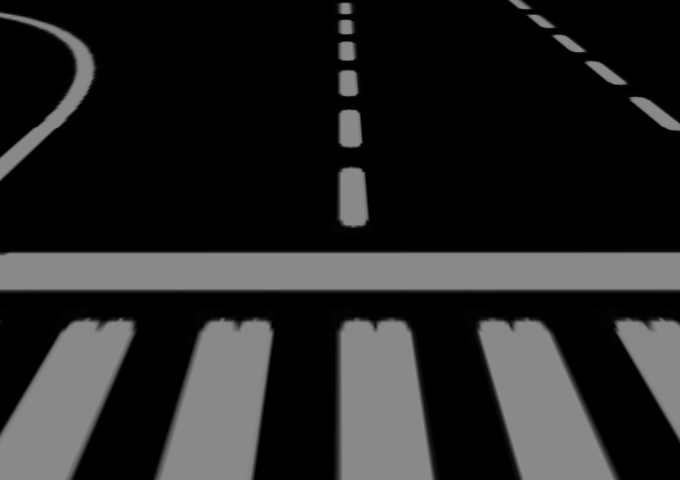
#> input picture ipm/scripts/images/image2.png, 680 x 480 px
$ python ipm-no-results.py   (older library calls are emulated)
#> lines starting #> are read from the running program, lines starting #| are printed output that depends on the picture
# -*- coding: utf-8 -*-
import numpy as np
import cv2

class IPM(object):
    """
    Inverse perspective mapping to a bird-eye view. Assume pin-hole camera model.
    There are detailed explanation of every step in the comments, and variable names in the code follow these conventions:
    `_c` for camera coordinates
    `_w` for world coordinates
    `uv` for perspective transformed uv 2d coordinates (the input image)
    """
    def __init__(self, camera_info, ipm_info):
        self.camera_info = camera_info
        self.ipm_info = ipm_info

        ## Construct matrices T, R, K
        self.T = np.eye(4)
        self.T[2, 3] = -camera_info.camera_height # 4x4 translation matrix in 3d space (3d homo coordinate)
        _cy = np.cos(camera_info.yaw   * np.pi / 180.)
        _sy = np.sin(camera_info.yaw   * np.pi / 180.)
        _cp = np.cos(camera_info.pitch * np.pi / 180.)
        _sp = np.sin(camera_info.pitch * np.pi / 180.)
        tyaw = np.array([[_cy, 0, -_sy],
                         [0, 1, 0],
                         [_sy, 0, _cy]])
        tyaw_inv = np.array([[_cy, 0, _sy],
                             [0, 1, 0],
                             [-_sy, 0, _cy]])
        tpitch = np.array([[1, 0, 0],
                           [0, _cp, -_sp],
                           [0, _sp, _cp]])
        tpitch_inv = np.array([[1, 0, 0],
                               [0, _cp, _sp],
                               [0, -_sp, _cp]])
        self.R = np.dot(tyaw, tpitch) # 3x3 Rotation matrix in 3d space
        self.R_inv = np.dot(tpitch_inv, tyaw_inv)
        self.K = np.array([[camera_info.f_x, 0, camera_info.u_x],
                           [0, camera_info.f_y, camera_info.u_y],
                           [0, 0, 1]]).astype(np.float) # 3x3 intrinsic perspective projection matrix

        ## The ground plane z=0 in the world coordinates, transform to a plane `np.dot(self.normal_c, point) = self.const_c` in the camera coordinates.
        # This is used to find (x,y,z)_c according to (u,v). See method `uv2xy` for detail.
        self.normal_c = np.dot(self.R, np.array([0,0,1])[:, None]) # normal of ground plane equation in camera coordinates
        self.const_c = np.dot(self.normal_c.T,
                              np.dot(self.R,
                                     np.dot(self.T, np.array([0,0,0,1])[:, None])[:3])) # constant of ground plane equation in camera coordinates

        ## Get the limit to be converted on the uv map (must below vanishing point)
        # To calculate (u,v) of the vanishing point on the uv map of delta vector v=[0,1,0] in the world coordinates
        # homo coordinates of a vector will be v_4 = [0, 1, 0, 0], mapping this vector to camera coordinate:
        # vc_3 = np.dot(R_4, np.dot(T_4, v_4))[:3] = np.dot(R, v), the 2d homo coordinate of the vanishing point will be at
        # lim_{\lambda -> \infty} np.dot(K, lambda * vc_3) = np.dot(K, vc_3)

        # lane_vec_c = np.dot(self.R, np.array([0,1,0])[:, None]) # lane vector in camera coordinates
        # lane_vec_homo_uv = np.dot(self.K, lane_vec) # lane vector on uv map (2d homo coordinate)
        lane_vec_homo_uv = np.dot(self.K, np.dot(self.R, np.array([0,1,0])[:, None])) # lane vector on uv map (2d homo coordinate)
        vp = self.vp = lane_vec_homo_uv[:2] / lane_vec_homo_uv[2] # coordinates of the vanishing point of lanes on uv map

        # UGLY: This is an ugly op to ensure the converted area do not goes beyond the vanishing point, as the camera intrinsic/extrinsic parameters are not accurate in my case.
        ipm_top = self.ipm_top = max(ipm_info.top, vp[1]+ipm_info.input_height/15)
        uv_limits = self.uv_limits = np.array([[ipm_info.left, ipm_top],
                              [ipm_info.right, ipm_top],
                              [vp[0], ipm_top],
                              [vp[0], ipm_info.bottom]]).T # the limits of the area on the uv map to be IPM-converted

        ## The x,y limit in the world coordinates is used to calculate xy_grid, and then the corresponding uv_grid
        self.xy_limits = self.uv2xy(uv_limits)
        xmin, xmax = min(self.xy_limits[0]), max(self.xy_limits[0])
        ymin, ymax = min(self.xy_limits[1]), max(self.xy_limits[1])
        stepx = (xmax - xmin) / ipm_info.out_width  # x to output pixel ratio
        stepy = (ymax - ymin) / ipm_info.out_height # y to output pixel ratio

        # xy_grid: what x,y coordinates in world coordinates will be stored in every output image pixel
        self.xy_grid = np.array([[(xmin + stepx * (0.5 + j), ymax - stepy * (0.5 + i)) for j in range(ipm_info.out_width)]
                                 for i in range(ipm_info.out_height)]).reshape(-1, 2).T
        # uv_grid: what u,v coordiantes on the uv map will be stored in every output image pixel
        self.uv_grid = self.xy2uv(self.xy_grid).astype(int)
        self.uv_grid = self.uv_grid * ((self.uv_grid[0] > ipm_info.left) * (self.uv_grid[0] < ipm_info.right) *\
                                       (self.uv_grid[1] > ipm_top) * (self.uv_grid[1] < ipm_info.bottom))
        self.uv_grid = tuple(self.uv_grid.reshape(2, ipm_info.out_height, ipm_info.out_width))
        self.uv_grid = (self.uv_grid[1], self.uv_grid[0])

    def xy2uv(self, xys): # all points have z=0 (ground plane): w (u,v,1) = KRT (x,y,z)_w
        xyzs = np.vstack((xys, -self.camera_info.camera_height * np.ones(xys.shape[1]))) # (x,y,z) after translation
        xyzs_c = np.dot(self.K, np.dot(self.R, xyzs)) # w(u,v,1) (2d homo)
        return xyzs_c[:2] / xyzs_c[2]

    def uv2xy(self, uvs): # all points have z=0 (ground plane): find (x,y,z)_c first, then x_w, y_w = (R^-1 (x,y,z)_c)[:2]
        uvs = (uvs - np.array([self.camera_info.u_x, self.camera_info.u_y])[:, None]) /\
              np.array([self.camera_info.f_x, self.camera_info.f_y])[:, None] # converted using camara intrinsic parameters
        uvs = np.vstack((uvs, np.ones(uvs.shape[1])))
        xyz_c = (self.const_c / np.dot(self.normal_c.T, uvs)) * uvs # solve the equation, get (x,y,z) on the ground plane in camera coordinates
        xy_w = np.dot(self.R_inv, xyz_c)[:2, :] # (x, y) on the ground plane in the world coordinates
        return xy_w

    def __call__(self, img):
        return self.ipm(img)

    def ipm(self, img):
        out_img = np.zeros((self.ipm_info.out_height, self.ipm_info.out_width))
        out_img[...] = img[self.uv_grid]
        return out_img

    def reverse_ipm(self, img, shape=None):
        if shape is None:
            shape = img.shape
        out_img = np.zeros(shape)
        out_img[self.uv_grid] = img
        return out_img

class _DictObjHolder(object):
    def __init__(self, dct):
        self.dct = dct

    def __getattr__(self, name):
        return self.dct[name]

if __name__ == "__main__":
    import os
    import sys

    import matplotlib
    matplotlib.use("Agg")
    import matplotlib.pyplot as plt


    camera_info = _DictObjHolder({
        "f_x": 309/5*8,         # focal length x
        "f_y": 344/5*8,          # focal length y

        "u_x": 320,             # optical center x
        "u_y": 240,             # optical center y
        "camera_height": 547,  # camera height in `mm`
        "pitch": 34.4,            # rotation degree around x
        "yaw": 0                # rotation degree around y
    })
    ipm_info = _DictObjHolder({
        "input_width": 640,
        "input_height": 480,
        "out_width": 640,
        "out_height": 480,
        "left": 40,
        "right": 600,
        "top": 190,
        "bottom": 400
    })

    path = 'images/image2.png'
    #img = caffe.io.load_image(path)
    img = cv2.imread(path)
#> img is the input picture: shape (480, 680, 3); min 0, max 137, mean 38
    #img = caffe.io.resize(img, (480, 640))
    img = cv2.resize(img,(480,640))
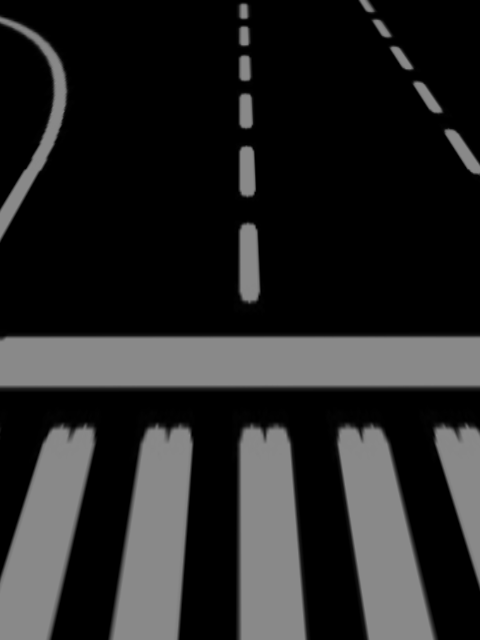
#> img: shape (640, 480, 3); min 0, max 137, mean 37.9


    if len(img.shape) == 3:
       img = np.dot(img, [0.299, 0.587, 0.114])
#> img: shape (640, 480) float64


    ipm = IPM(camera_info, ipm_info)
#> (the run stopped early here; a loop or call above may not have finished)

$ run again, with ipm/scripts/images/image1.png copied over ipm/scripts/images/image2.png
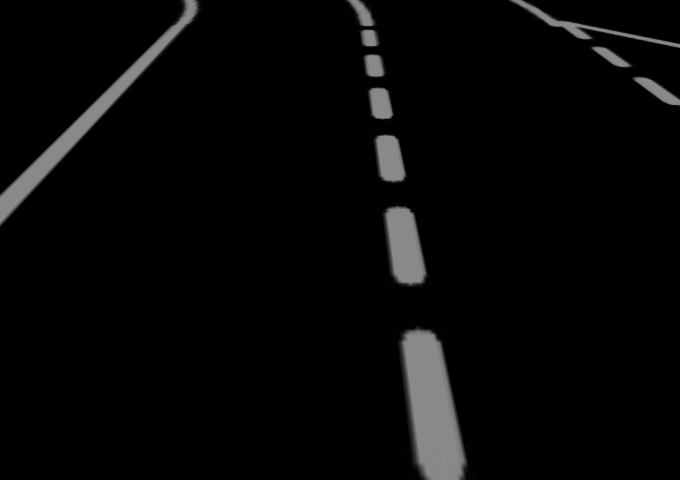
#> input picture ipm/scripts/images/image1.png, 680 x 480 px
#> img is the input picture: shape (480, 680, 3); min 0, max 137, mean 7.2
#> `img = cv2.resize(img,(480,640))`:
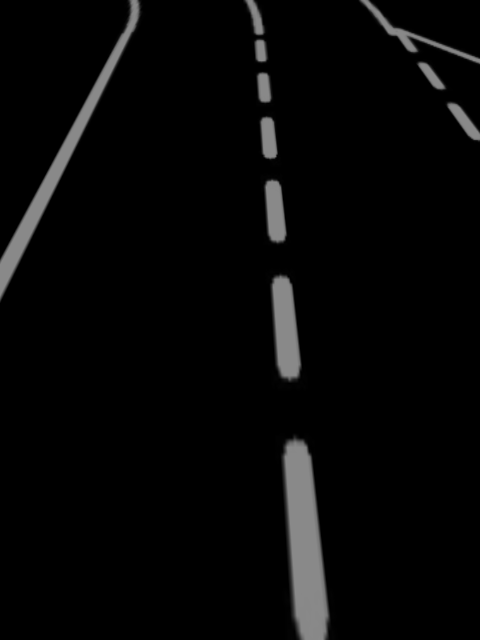
#> img: shape (640, 480, 3); min 0, max 137, mean 7.2

$ run again, with ipm/scripts/images/saved_image.jpg saved as ipm/scripts/images/image2.png
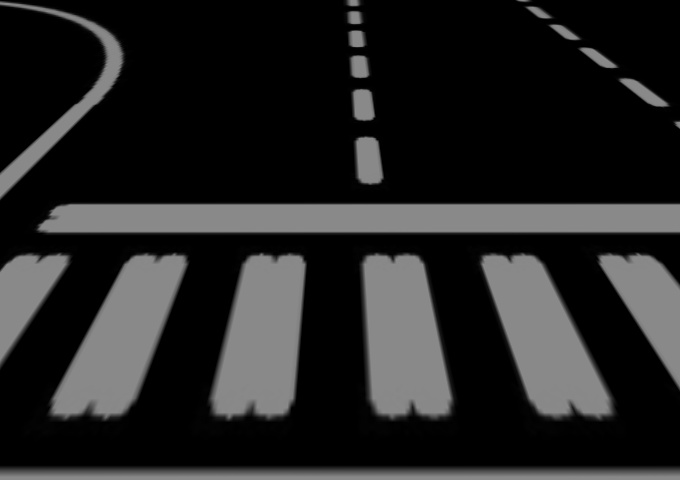
#> input picture ipm/scripts/images/saved_image.jpg, 680 x 480 px
#> img is the input picture: shape (480, 680, 3); min 0, max 143, mean 36.8
#> `img = cv2.resize(img,(480,640))`:
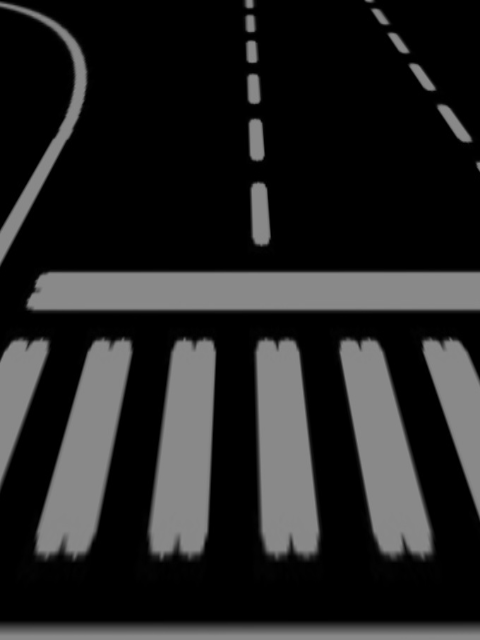
#> img: shape (640, 480, 3); min 0, max 140, mean 36.8
